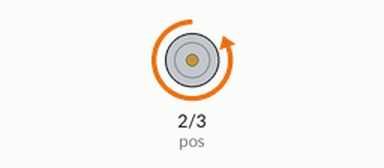
Simulated run of this sketch. Board: Arduino Uno, built with avr-gcc and run on an emulated ATmega328P. On the bench: motor-driver pin pairs drawn as motors (green arrow = first pin HIGH = forward, orange = second pin HIGH = backward, longer = more drive).

Above: at 0.05 s.
Timing chart, 0 to 3.0 s (numbered marks = the images above):
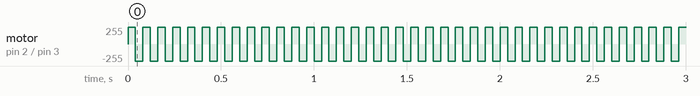

The sketch:

using_diode_f.4.ino
```cpp
int pos = 2;
int neg = 3;
int T = 40;
void setup() {

pinMode(pos,OUTPUT);
pinMode(neg,OUTPUT);
}

void positive_on (){
  digitalWrite(pos,HIGH);
  digitalWrite(neg,LOW);
}
void negative_on (){
  digitalWrite(neg,HIGH);
  digitalWrite(pos,LOW);
}

void loop() {
  positive_on();
  delay (T);
  negative_on();
  delay(T);
}
```

Measured:
- by itself, motor on pin 2 (pos) / pin 3 (neg): alternates forward 255/255 for 0.04 s and backward 255/255 for 0.04 s
